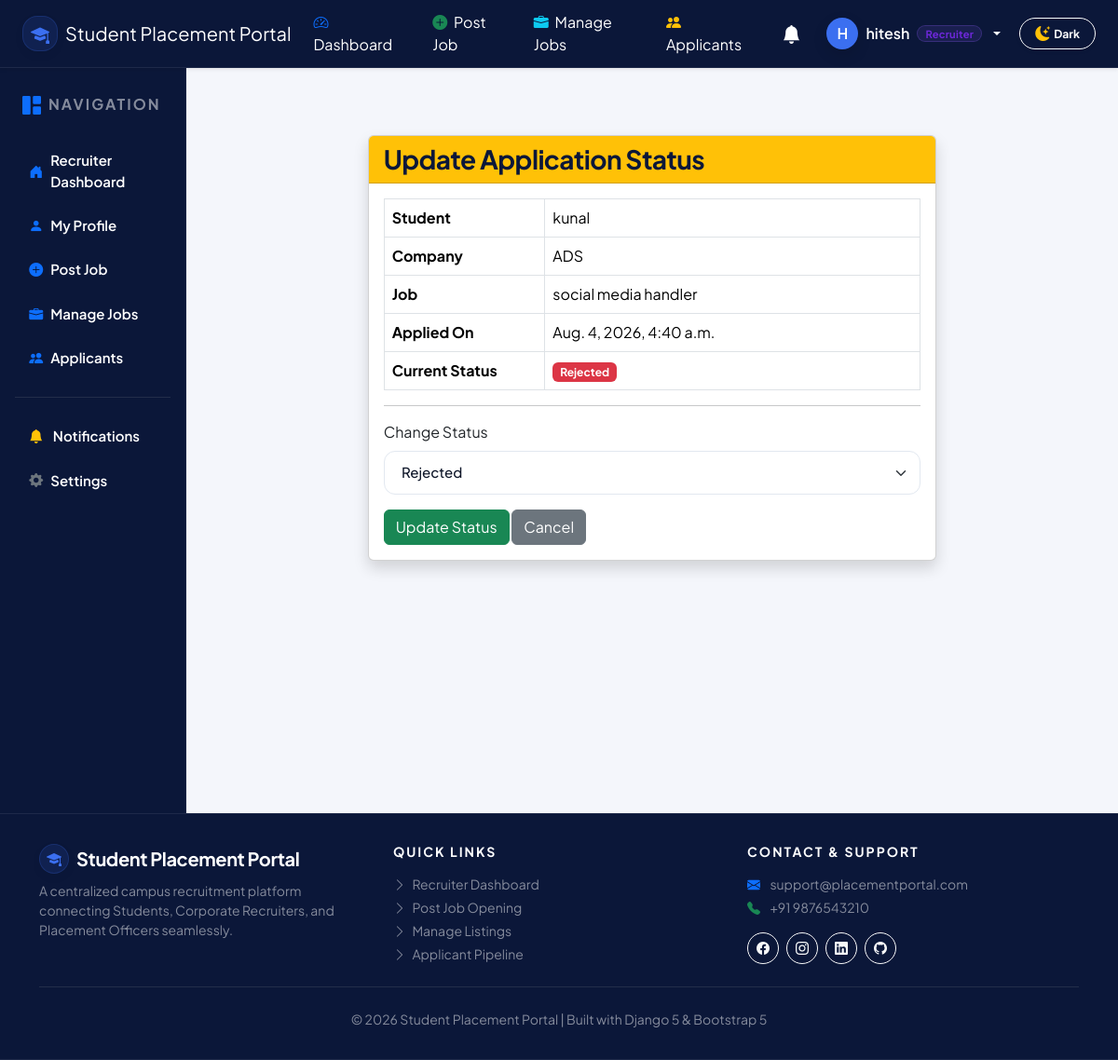
Screenshot of /applications/update/2/ (signed in) with the database file from the repository.
### accounts/models.py (models this page shows, shortened)
class User(AbstractUser):
    ROLE_CHOICES = (
        ('student', 'Student'),
        ('recruiter', 'Recruiter'),
        ('officer', 'Placement Officer'),
    )
    role = models.CharField(
        max_length=20,
        choices=ROLE_CHOICES
    )
    phone = models.CharField(
        max_length=15,
        blank=True,
        null=True
    )
    profile_picture = models.ImageField(
        upload_to='profile_pictures/',
        blank=True,
        null=True
    )
    is_verified = models.BooleanField(default=False)
    created_at = models.DateTimeField(auto_now_add=True)
    updated_at = models.DateTimeField(auto_now=True)

### applications/models.py (models this page shows, shortened)
class Application(models.Model):
    STATUS_CHOICES = [
        ("Pending", "Pending"),
        ("Under Review", "Under Review"),
        ("Shortlisted", "Shortlisted"),
        ("Rejected", "Rejected"),
        ("Selected", "Selected"),
    ]
    student = models.ForeignKey(
        Student,
        on_delete=models.CASCADE,
        related_name="applications",
    )
    job = models.ForeignKey(
        Job,
        on_delete=models.CASCADE,
        related_name="applications"
    )
    status = models.CharField(
        max_length=20,
        choices=STATUS_CHOICES,
        default="Pending"
    )
    applied_at = models.DateTimeField(
        auto_now_add=True
    )
    updated_at = models.DateTimeField(
        auto_now=True
    )
    class Meta:
        ordering = ["-applied_at"]
        constraints = [
            models.UniqueConstraint(
                fields=["student", "job"],
                name="unique_job_application"
            )
        ]

### students/models.py (models this page shows, shortened)
class Student(models.Model):
    GENDER_CHOICES = [
        ('Male', 'Male'),
        ('Female', 'Female'),
        ('Other', 'Other'),
    ]
    BRANCH_CHOICES = [
    ('CO', 'Computer Engineering'),
    ('IT', 'Information Technology'),
    ('AIML', 'Artificial Intelligence & Machine Learning'),
    ('ENTC', 'Electronics & Telecommunication'),
    ('ME', 'Mechanical Engineering'),
    ('CEV', 'Civil Engineering'),
]
    SEMESTER_CHOICES = [
        (1, 'Semester 1'),
        (2, 'Semester 2'),
        (3, 'Semester 3'),
        (4, 'Semester 4'),
        (5, 'Semester 5'),
        (6, 'Semester 6'),
    ]
    user = models.OneToOneField(
    settings.AUTH_USER_MODEL,
    on_delete=models.CASCADE,
    related_name="student_profile"
)
    roll_number = models.CharField(
    max_length=20,
    unique=True,
    verbose_name="Roll Number"
)
    phone = models.CharField(max_length=10)
    branch = models.CharField(max_length=20, choices=BRANCH_CHOICES)
    semester = models.IntegerField(choices=SEMESTER_CHOICES)
    cgpa = models.DecimalField(
    max_digits=4,
    decimal_places=2,
    validators=[
        MinValueValidator(0),
        MaxValueValidator(10)
    ]
)
    date_of_birth = models.DateField()
    gender = models.CharField(
        max_length=10,
        choices=GENDER_CHOICES
    )
    address = models.TextField()
    profile_photo = models.ImageField(
        upload_to='profile_photos/',
        blank=True,
        null=True
    )
    github_url = models.URLField(
        blank=True,
        null=True
    )
    linkedin_url = models.URLField(
        blank=True,
        null=True
    )
    created_at = models.DateTimeField(auto_now_add=True)
    updated_at = models.DateTimeField(auto_now=True)
    class Meta:
        ordering = ['roll_number']
        verbose_name = "Student"
        verbose_name_plural = "Students"

### jobs/models.py (models this page shows, shortened)
class Job(models.Model):
    JOB_TYPE_CHOICES = (
        ('Full-Time', 'Full-Time'),
        ('Part-Time', 'Part-Time'),
        ('Internship', 'Internship'),
        ('Contract', 'Contract'),
    )
    EXPERIENCE_CHOICES = (
        ('Fresher', 'Fresher'),
        ('0-1 Years', '0-1 Years'),
        ('1-3 Years', '1-3 Years'),
        ('3-5 Years', '3-5 Years'),
        ('5+ Years', '5+ Years'),
    )
    STATUS_CHOICES = (
        ('Open', 'Open'),
        ('Closed', 'Closed'),
    )
    company = models.ForeignKey(
        Company,
        on_delete=models.CASCADE,
        related_name='jobs'
    )
    recruiter = models.ForeignKey(
        settings.AUTH_USER_MODEL,
        on_delete=models.CASCADE,
        related_name='posted_jobs'
    )
    job_title = models.CharField(max_length=150)
    job_description = models.TextField()
    required_skills = models.TextField(
        help_text="Separate skills using commas"
    )
    qualification = models.CharField(max_length=150)
    experience = models.CharField(
        max_length=20,
        choices=EXPERIENCE_CHOICES,
        default='Fresher'
    )
    job_type = models.CharField(
        max_length=20,
        choices=JOB_TYPE_CHOICES
    )
    location = models.CharField(max_length=150)
    salary = models.CharField(max_length=100)
    vacancies = models.PositiveIntegerField(default=1)
    application_deadline = models.DateField()
    target_branches = models.CharField(
        max_length=255,
        default='ALL',
        help_text="Target branches for job posting (e.g. CO,IT,AIML or ALL)"
    )
    status = models.CharField(
        max_length=10,
        choices=STATUS_CHOICES,
        default='Open'
    )
    created_at = models.DateTimeField(auto_now_add=True)
    updated_at = models.DateTimeField(auto_now=True)
    class Meta:
        ordering = ['-created_at']

### recruiters/models.py (models this page shows, shortened)
class Company(models.Model):
    company_name = models.CharField(max_length=150)
    company_email = models.EmailField(unique=True)
    company_phone = models.CharField(max_length=15)
    website = models.URLField(blank=True, null=True)
    industry = models.CharField(max_length=100)
    location = models.CharField(max_length=150)
    description = models.TextField(blank=True, null=True)
    logo = models.ImageField(upload_to='company_logos/', blank=True, null=True)
    created_at = models.DateTimeField(auto_now_add=True)
    class Meta:
        ordering = ['company_name']

### applications/views.py (the view, shortened to what this page needs)
@login_required
def update_status(request, application_id):
    application = get_object_or_404(
        Application,
        id=application_id
    )
    return render(
        request,
        "applications/update_status.html",
        {
            "application": application,
            "status_choices": Application.STATUS_CHOICES,
        }
    )

### applications/templates/applications/update_status.html (shortened to what this page needs)
{% extends 'base.html' %}
{% block content %}
<div class="container mt-5">
    <div class="row justify-content-center">
        <div class="col-md-8">
            <div class="card shadow">
                <div class="card-header bg-warning">
                    <h3 class="mb-0">
                        Update Application Status
                    </h3>
                </div>
                <div class="card-body">
                    <table class="table table-bordered">
                        <tr>
                            <th width="30%">Student</th>
                            <td>{{ application.student.user.username }}</td>
                        </tr>
                        <tr>
                            <th>Company</th>
                            <td>{{ application.job.company.company_name }}</td>
                        </tr>
                        <tr>
                            <th>Job</th>
                            <td>{{ application.job.job_title }}</td>
                        </tr>
                        <tr>
                            <th>Applied On</th>
                            <td>{{ application.applied_at }}</td>
                        </tr>
                        <tr>
                            <th>Current Status</th>
                            <td>
                                {% if application.status == "Pending" %}
                                    <span class="badge bg-warning text-dark">
                                        Pending
                                    </span>
                                {% elif application.status == "Under Review" %}
                                    <span class="badge bg-info">
                                        Under Review
                                    </span>
                                {% elif application.status == "Shortlisted" %}
                                    <span class="badge bg-primary">
                                        Shortlisted
                                    </span>
                                {% elif application.status == "Selected" %}
                                    <span class="badge bg-success">
                                        Selected
                                    </span>
                                {% else %}
                                    <span class="badge bg-danger">
                                        Rejected
                                    </span>
                                {% endif %}
                            </td>
                        </tr>
                    </table>
                    <hr>
                    <form method="POST">
                        <div class="mb-3">
                            <label class="form-label">
                                Change Status
                            </label>
                            <select
                                name="status"
                                class="form-select">
                                {% for value,label in status_choices %}
                                <option
                                    value="{{ value }}"
                                    {% if application.status == value %}selected{% endif %}>
                                    {{ label }}
                                </option>
                                {% endfor %}
                            </select>
                        </div>
                        <button
                            type="submit"
                            class="btn btn-success">
                            Update Status
                        </button>
                        <a href="{% url 'applications:application_detail' application.id %}"
                           class="btn btn-secondary">
                            Cancel
                        </a>
                    </form>
                </div>
            </div>
        </div>
    </div>
</div>
{% endblock %}

### templates/includes/navbar.html (shortened to what this page needs)
<nav class="navbar navbar-expand-lg navbar-dark shadow-sm sticky-top py-2.5" style="background-color: #0B1739 !important; border-bottom: 1px solid rgba(255,255,255,0.08); z-index: 1030;">
    <div class="container-fluid px-3 px-lg-4">
        <a class="navbar-brand d-flex align-items-center gap-2 fw-extrabold" href="/">
            <div class="spp-stat-icon blue p-0" style="width: 38px; height: 38px; font-size: 1.25rem;">
                <i class="bi bi-mortarboard-fill"></i>
            </div>
            <span class="fs-5 tracking-tight text-white">Student Placement Portal</span>
        </a>
        <div class="collapse navbar-collapse" id="navbarContent">
            <ul class="navbar-nav ms-auto align-items-lg-center gap-2 mt-2 mt-lg-0">
                {% if user.is_authenticated and user.role == 'recruiter' %}
                    <li class="nav-item">
                        <a class="nav-link text-white px-2 py-1" href="/recruiter/dashboard/">
                            <i class="bi bi-speedometer2 me-1 text-primary"></i> Dashboard
                        </a>
                    </li>
                    <li class="nav-item">
                        <a class="nav-link text-white px-2 py-1" href="/jobs/add/">
                            <i class="bi bi-plus-circle-fill me-1 text-success"></i> Post Job
                        </a>
                    </li>
                    <li class="nav-item">
                        <a class="nav-link text-white px-2 py-1" href="/jobs/manage/">
                            <i class="bi bi-briefcase-fill me-1 text-info"></i> Manage Jobs
                        </a>
                    </li>
                    <li class="nav-item">
                        <a class="nav-link text-white px-2 py-1" href="{% url 'applications:recruiter_applications' %}">
                            <i class="bi bi-people-fill me-1 text-warning"></i> Applicants
                        </a>
                    </li>
                {% endif %}
                {% if user.is_authenticated %}
                    <li class="nav-item me-1">
                        <a class="nav-link text-white position-relative px-2 py-1" href="{% url 'accounts:notifications' %}" title="Notifications">
                            <i class="bi bi-bell-fill fs-5"></i>
                        </a>
                    </li>
                    <li class="nav-item dropdown">
                        <a class="nav-link dropdown-toggle text-white d-flex align-items-center gap-2 fw-semibold px-2 py-1" href="#" role="button" data-bs-toggle="dropdown">
                            <div class="spp-avatar border-0" style="width: 34px; height: 34px; font-size: 1rem; background: var(--spp-blue); color: #ffffff;">
                                {{ user.username|slice:":1"|upper }}
                            </div>
                            <span class="text-white">{{ user.username }}</span>
                            {% if user.role == 'student' %}
                                <span class="spp-pill blue py-0 px-2" style="font-size: 0.7rem;">Student</span>
                            {% elif user.role == 'recruiter' %}
                                <span class="spp-pill purple py-0 px-2" style="font-size: 0.7rem;">Recruiter</span>
                            {% elif user.role == 'officer' %}
                                <span class="spp-pill orange py-0 px-2" style="font-size: 0.7rem;">TPO Officer</span>
                            {% endif %}
                        </a>
                    </li>
                {% endif %}
                <li class="nav-item ms-lg-1">
                    <button class="btn btn-sm btn-outline-light rounded-pill px-3 py-1.5 d-inline-flex align-items-center justify-content-center gap-1.5 shadow-sm" id="themeToggleBtn" title="Toggle Dark/Light Theme" type="button" style="cursor: pointer;">
                        <i class="bi bi-moon-stars-fill text-warning fs-6" id="themeToggleIcon"></i>
                        <span id="themeToggleLabel" class="small fw-bold text-white ms-1">Dark</span>
                    </button>
                </li>
            </ul>
        </div>
    </div>
</nav>

### rows the page displays
User: username "H", username "hitesh"
Application: student.user.username "kunal", job.company.company_name "ADS", job.job_title "social media handler", applied_at "Aug. 4, 2026, 4:40 a.m.", status "Rejected"
